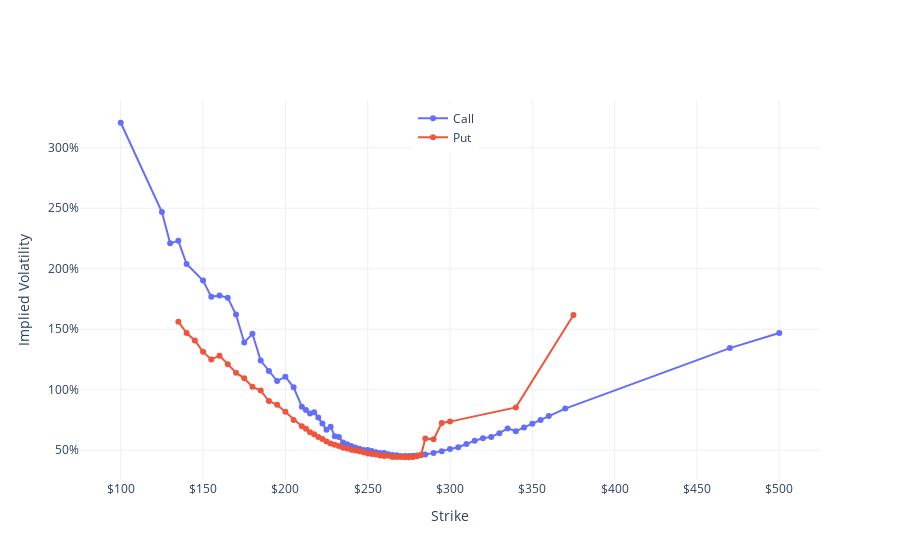

The code cell stored with this chart in its notebook:
### Markdown cell above
# FIGURE

### Code cell
import plotly.graph_objects as go


string = "call implied vol = %{y:.1%}<extra></extra>"
trace1 = go.Scatter(
    x=calls.strike,
    y=calls.impliedVolatility,
    mode="lines+markers",
    hovertemplate=string,
    name="Call"
)

string = "put implied vol = %{y:.1%}<extra></extra>"
trace2 = go.Scatter(
    x=puts.strike,
    y=puts.impliedVolatility,
    mode="lines+markers",
    hovertemplate=string,
    name="Put"
)
fig=go.Figure(trace1)
fig.add_trace(trace2)

fig.update_layout(
    xaxis_title="Strike",
    xaxis_tickprefix="$",
    yaxis_title="Implied Volatility",
    yaxis_tickformat=".0%",
    hovermode="x unified",
    template="plotly_white",
    legend=dict(
        yanchor="top", 
        y=0.99, 
        xanchor="left", 
        x=0.45
    )
)
fig.show()

### Figure 1 — Plotly figure (JSON) as saved in the notebook; plotly's stock layout.template omitted (floating-point values rounded to 4 significant figures)
{"data": [{"hovertemplate": "call implied vol = %{y:.1%}<extra></extra>", "mode": "lines+markers", "name": "Call", "type": "scatter", "x": [100, 125, 130, 135, 140, 150, 155, 160, 165, 170, 175, 180, 185, 190, 195, 200, 205, 210, 212.5, 215, 217.5, 220, 222.5, 225, 227.5, 230, 232.5, 235, 237.5, 240, 242.5, 245, 247.5, 250, 252.5, 255, 257.5, 260, 262.5, 265, 267.5, 270, 272.5, 275, 277.5, 280, 282.5, 285, 290, 295, 300, 305, 310, 315, 320, 325, 330, 335, 340, 345, 350, 355, 360, 370, 470, 500], "y": [3.207, 2.469, 2.211, 2.23, 2.039, 1.902, 1.768, 1.779, 1.76, 1.621, 1.391, 1.462, 1.24, 1.154, 1.071, 1.107, 1.02, 0.8594, 0.832, 0.8037, 0.8135, 0.7705, 0.7192, 0.6685, 0.6924, 0.6152, 0.6089, 0.564, 0.5486, 0.5352, 0.522, 0.5105, 0.5015, 0.5001, 0.4922, 0.4822, 0.4771, 0.4756, 0.4662, 0.4598, 0.4569, 0.4524, 0.4522, 0.4524, 0.4529, 0.4548, 0.4595, 0.4629, 0.4771, 0.4912, 0.5098, 0.5234, 0.5508, 0.5781, 0.5977, 0.6094, 0.6406, 0.6797, 0.6563, 0.6875, 0.7188, 0.75, 0.7813, 0.8438, 1.344, 1.469]}, {"hovertemplate": "put implied vol = %{y:.1%}<extra></extra>", "mode": "lines+markers", "name": "Put", "type": "scatter", "x": [135, 140, 145, 150, 155, 160, 165, 170, 175, 180, 185, 190, 195, 200, 205, 210, 212.5, 215, 217.5, 220, 222.5, 225, 227.5, 230, 232.5, 235, 237.5, 240, 242.5, 245, 247.5, 250, 252.5, 255, 257.5, 260, 262.5, 265, 267.5, 270, 272.5, 275, 277.5, 280, 282.5, 285, 290, 295, 300, 340, 375], "y": [1.563, 1.469, 1.406, 1.313, 1.25, 1.281, 1.211, 1.141, 1.094, 1.023, 0.9922, 0.9063, 0.875, 0.8164, 0.75, 0.6973, 0.6777, 0.6484, 0.6309, 0.6084, 0.5918, 0.5713, 0.5557, 0.5449, 0.5332, 0.5205, 0.5142, 0.5024, 0.4978, 0.4902, 0.4823, 0.4724, 0.4688, 0.4644, 0.4563, 0.4517, 0.4534, 0.4428, 0.4429, 0.4436, 0.4412, 0.4421, 0.4436, 0.4485, 0.4614, 0.5962, 0.5894, 0.7246, 0.7358, 0.8535, 1.618]}], "layout": {"hovermode": "x unified", "legend": {"x": 0.45, "xanchor": "left", "y": 0.99, "yanchor": "top"}, "xaxis": {"tickprefix": "$", "title": {"text": "Strike"}}, "yaxis": {"tickformat": ".0%", "title": {"text": "Implied Volatility"}}}}
